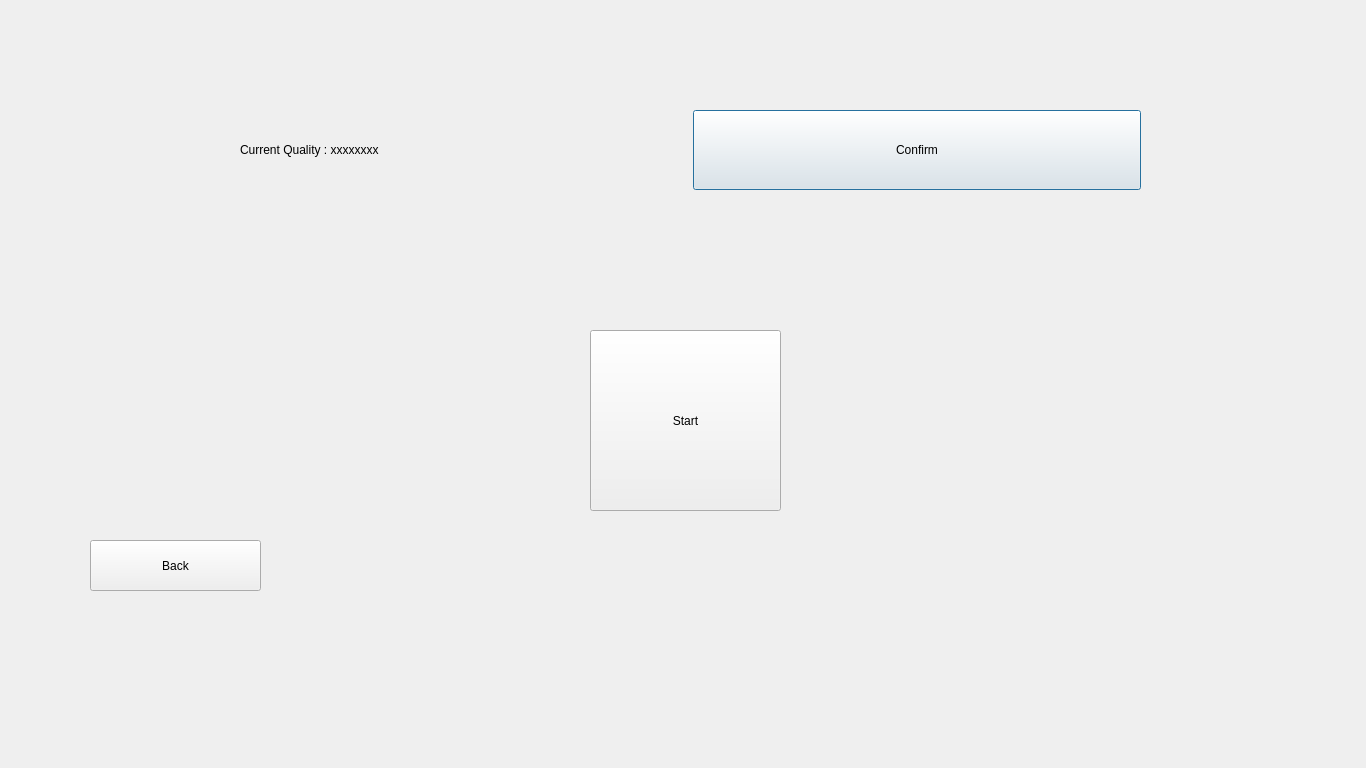
<?xml version="1.0" encoding="UTF-8"?>
<ui version="4.0">
 <class>DefectDetectionDialogScreen</class>
 <widget class="QDialog" name="DefectDetectionDialogScreen">
  <property name="geometry">
   <rect>
    <x>0</x>
    <y>0</y>
    <width>1366</width>
    <height>768</height>
   </rect>
  </property>
  <property name="windowTitle">
   <string>Defect Detection</string>
  </property>
  <widget class="QWidget" name="horizontalLayoutWidget">
   <property name="geometry">
    <rect>
     <x>240</x>
     <y>110</y>
     <width>901</width>
     <height>80</height>
    </rect>
   </property>
   <layout class="QHBoxLayout" name="horizontalLayout">
    <property name="spacing">
     <number>5</number>
    </property>
    <item>
     <widget class="QLabel" name="label">
      <property name="sizePolicy">
       <sizepolicy hsizetype="Minimum" vsizetype="Minimum">
        <horstretch>0</horstretch>
        <verstretch>0</verstretch>
       </sizepolicy>
      </property>
      <property name="text">
       <string>Current Quality : xxxxxxxx</string>
      </property>
     </widget>
    </item>
    <item>
     <widget class="QPushButton" name="dddscomfirmBtn">
      <property name="sizePolicy">
       <sizepolicy hsizetype="Minimum" vsizetype="Minimum">
        <horstretch>0</horstretch>
        <verstretch>0</verstretch>
       </sizepolicy>
      </property>
      <property name="text">
       <string>Confirm</string>
      </property>
     </widget>
    </item>
   </layout>
  </widget>
  <widget class="QPushButton" name="dddsbackBtn">
   <property name="geometry">
    <rect>
     <x>90</x>
     <y>540</y>
     <width>171</width>
     <height>51</height>
    </rect>
   </property>
   <property name="text">
    <string>Back</string>
   </property>
  </widget>
  <widget class="QPushButton" name="dddsstartBtn">
   <property name="geometry">
    <rect>
     <x>590</x>
     <y>330</y>
     <width>191</width>
     <height>181</height>
    </rect>
   </property>
   <property name="text">
    <string>Start</string>
   </property>
  </widget>
 </widget>
 <resources/>
 <connections/>
</ui>
